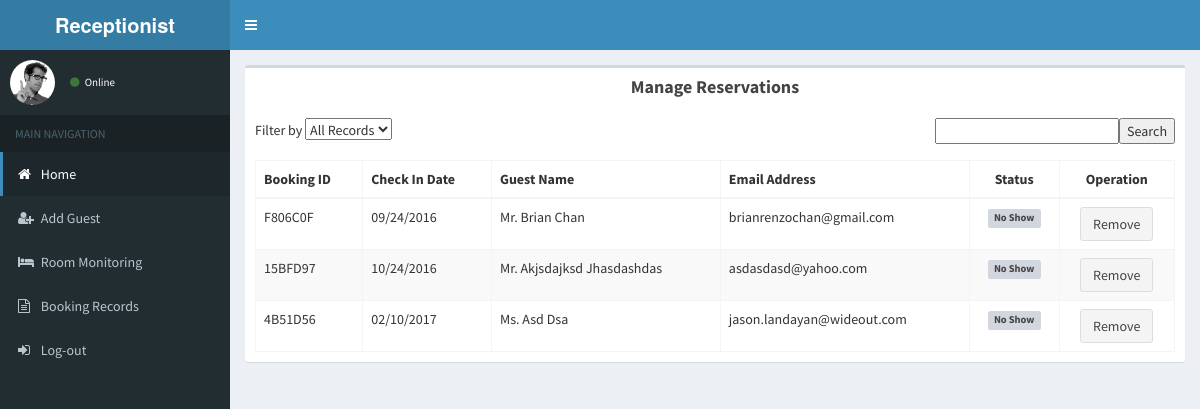
The app's page /Receptionist/home.php with its own data.
### tables this page shows
CREATE TABLE `tbl_addguest` (
  `addguest_id` int(30) NOT NULL,
  `rcode` varchar(255) NOT NULL,
  `checkin` varchar(255) DEFAULT NULL,
  `checkout` varchar(255) DEFAULT NULL,
  `nights` varchar(11) NOT NULL,
  `arrivaltime` varchar(30) NOT NULL,
  `roomtype` varchar(255) NOT NULL,
  `roomrates` varchar(255) NOT NULL,
  `numberofrooms` varchar(11) NOT NULL,
  `salutation` varchar(255) NOT NULL,
  `firstname` varchar(30) NOT NULL,
  `lastname` varchar(30) NOT NULL,
  `modeofpayment` varchar(255) NOT NULL,
  `guestType` varchar(255) NOT NULL,
  `address` varchar(255) NOT NULL,
  `emailaddress` varchar(30) NOT NULL,
  `contact` bigint(30) NOT NULL,
  `request` varchar(255) NOT NULL,
  `status` varchar(255) NOT NULL,
  `discount` varchar(255) NOT NULL,
  `subTotal` int(255) NOT NULL,
  `totalcost` int(255) NOT NULL,
  `reservation_date` varchar(255) NOT NULL,
  `expiry_date` varchar(255) NOT NULL,
  `reservation_time` varchar(255) NOT NULL,
  `image` varchar(255) NOT NULL
);

### Receptionist/home.php (the view, shortened to what this page needs)
<!DOCTYPE html>
<html>
<head>
  <link rel="stylesheet" href="bootstrap/css/bootstrap.min.css">
  <link rel="stylesheet" href="https://maxcdn.bootstrapcdn.com/font-awesome/4.4.0/css/font-awesome.min.css">
  <link rel="stylesheet" href="https://code.ionicframework.com/ionicons/2.0.1/css/ionicons.min.css">
  <link rel="stylesheet" href="dist/css/AdminLTE.min.css">
  <link rel="stylesheet" href="dist/css/skins/_all-skins.min.css">
  <link rel="stylesheet" href="plugins/iCheck/flat/blue.css">
  <link rel="stylesheet" href="plugins/morris/morris.css">
  <link rel="stylesheet" href="plugins/jvectormap/jquery-jvectormap-1.2.2.css">
  <link rel="stylesheet" href="plugins/datepicker/datepicker3.css">
  <link rel="stylesheet" href="plugins/daterangepicker/daterangepicker-bs3.css">
  <link rel="stylesheet" href="plugins/bootstrap-wysihtml5/bootstrap3-wysihtml5.min.css">
 <link rel="stylesheet" href="bootstrap/css/bootstrap.min.css">
  <link rel="stylesheet" href="https://maxcdn.bootstrapcdn.com/font-awesome/4.4.0/css/font-awesome.min.css">
  <link rel="stylesheet" href="https://code.ionicframework.com/ionicons/2.0.1/css/ionicons.min.css">
  <link rel="stylesheet" href="plugins/datatables/dataTables.bootstrap.css">
  <link rel="stylesheet" href="dist/css/AdminLTE.min.css">
  <link rel="stylesheet" href="../../dist/css/skins/_all-skins.min.css">
</head>
<body class="hold-transition skin-blue fixed sidebar-mini">
<div class="wrapper">
  <header class="main-header">
    <a href="" class="logo">
      <span class="logo-lg"><b>Receptionist</b></span>
    </a>
    <nav class="navbar navbar-static-top" role="navigation">
      <a href="" class="sidebar-toggle" data-toggle="offcanvas" role="button">
      </a>
    </nav>
  </header>
  <aside class="main-sidebar">
    <section class="sidebar">
      <div class="user-panel">
        <div class="pull-left image">
          <img src="dist/img/user2-160x160.jpg" class="img-circle" alt="User Image">
        </div>
       <div class="pull-left info">
		   <a href="#"><i class="fa fa-circle text-success"></i> Online</a>
        </div>
      </div>
     <ul class="sidebar-menu">
        <li class="header">MAIN NAVIGATION</li>
		 <li class="active">
          <a href="home.php">
            <i class="fa  fa-home"></i> <span>Home</span>
          </a>
		  </li>
		   <li>
          <a href="addGuest1.php">
            <i class="fa  fa-user-plus"></i> <span>Add Guest</span>
          </a>
		  </li>
		  <li>
          <a href="roomMonitoring.php">
            <i class="fa fa-bed"></i> <span>Room Monitoring</span>
          </a>
        </li>
		<li>
          <a href="bookingRecords.php">
              <i class="fa fa-file-text-o"></i> <span>Booking Records</span>
          </a>
        </li>
        <li>
          <a href="rlogout.php">
            <i class="fa fa-sign-in"></i> <span>Log-out</span>
          </a>
        </li>
      </ul>
    </section>
  </aside>
  <div class="content-wrapper">
	<section class="content">
    <div class="row">
        <div class="col-xs-12">
			<div class="box">
				<div class="box-header">
					<center> <h3 class="box-title"><b>Manage Reservations</b></h3></center>
				</div>
				<div class="box-body">
				<form method="GET" action="">
			Filter by <select name="id" class = "a">
				<option hidden selected value ="">
				<?php
				if(isset($_GET['id'])){
					echo $_GET['id'];
				}
				else{
					echo 'All Records';
				}
				?>
				</option>
			</select>
			<input type="submit" name="Submit" value="Search" class="pull-right" />
			<input type="text" name="search" class="pull-right"/>
		</form>
		<br>
		<?php
		if(isset($_GET['search'])){
			$search = ($_GET['search']);
			$qry = mysql_query("SELECT * FROM tbl_addguest where status <> 'Checked Out' and status <>
					'No Show' and status <> 'Cancel' and (rcode like '%$search%' or checkin like '%$search%' or emailaddress
					like '%$search%' or firstname like '%$search%' or lastname like '%$search%')");
		}else{
			if(isset($_GET['id'])){
				if($_GET['id'] ==  "All Records"){
					$qry = mysql_query("SELECT * FROM tbl_addguest WHERE status <> 'Checked Out' and status <> 'No Show' and status <> 'Cancel'");
				}else{
					$id = $_GET['id'];
					$qry = mysql_query("SELECT * FROM tbl_addguest WHERE status = '$id' and status <> 'Checked Out' and status <> 'No Show' and status <> 'Cancel'");
				}
			}
			else{
				$qry = mysql_query("SELECT * FROM tbl_addguest WHERE status <> 'Checked Out' and status <> 'No Show' and status <> 'Cancel'");
			}
		}
		?>
				<table class="table table-bordered table-striped">
                <thead>
                <tr>
                  <th>Booking ID</th>
				  <th>Check In Date</th>
				  <th>Guest Name</th>
				  <th>Email Address</th>
                  <td align="center"><b>Status</b></td>
				  <td align="center"><b>Operation</b></td>
                </tr>
                </thead>
                <tbody>
				<tr>
                <?php
				$curDate = date('m/d/Y');
				while($rs=mysql_fetch_array($qry)) {
					echo "<tr>";
					$guestname = $rs['salutation']."&nbsp;".$rs['firstname']."&nbsp;".$rs['lastname'];
					echo "<td>".$rs['rcode']."</td>";
					echo "<td>".$rs['checkin']."</td>";
					echo "<td>".$guestname."</td>";
					echo "<td>".$rs['emailaddress']."</td>";
					echo "<td align='center'>";
					if(strtotime($rs['checkout'])<strtotime($curDate)){
						echo "<span class='label label-default'>No Show</span>";
					}else if($rs['status'] == "Pending"){
						echo "<span class='label label-warning'>".$rs['status']."</span>";
					}else if($rs['status'] == "Arrived"){
						echo "<span class='label label-info'>".$rs['status']."</span>";
					}else if($rs['status'] == "Reserved"){
						echo "<span class='label label-primary'>".$rs['status']."</span>";
					}
					echo "</td>";
					echo "<td align='center'>";
					if(strtotime($rs['checkout'])<strtotime($curDate)){
						?><a href="remove-exec.php?guestid=<?php echo $rs['addguest_id']?>"><?php
							echo "<button type='button' name='noshow' id='noshow' class='btn btn-default btn-large'>Remove</button>";
						?></a><?php
					}else if($rs['status'] == "Arrived"){
						?><a href="checkoutDetails.php?guestid=<?php echo $rs['addguest_id']?>"><?php
						echo "<button type='button' name='checkout' id='checkout' class='btn btn-danger btn-large'>Check Out</button>";
						?></a><?php
					}else if($rs['status'] == "Reserved"){
						?><a href="checkinDetails.php?guestid=<?php echo $rs['addguest_id']?>"><?php
						echo "<button type='submit' name='checkin' id='checkin' class='btn btn-success btn-large'>Check In</button>";
						?></a><?php
					}
					else{
						echo "<input type='button' name='disabled check in' value='Check In' class='btn btn-success btn-large disabled'>";
					}
					echo "</td>";
					echo "</tr>";
				}
	echo "</tr>";
                echo "</tbody>";
             echo "</table>";
       echo  " </div>";
          echo " </div>";
		  echo "</div>";
         echo " </div>";
      echo "</section>";
	?>
      </div>
</body>
</html>

### records on screen
tbl_addguest: rcode "F806C0F", checkin "09/24/2016", guestname "Mr. Brian Chan", emailaddress "brianrenzochan@gmail.com", checkout "No Show"
tbl_addguest: rcode "15BFD97", checkin "10/24/2016", guestname "Mr. Akjsdajksd Jhasdashdas", emailaddress "asdasdasd@yahoo.com", checkout "No Show"
tbl_addguest: rcode "4B51D56", checkin "02/10/2017", guestname "Ms. Asd Dsa", emailaddress "jason.landayan@wideout.com", checkout "No Show"
